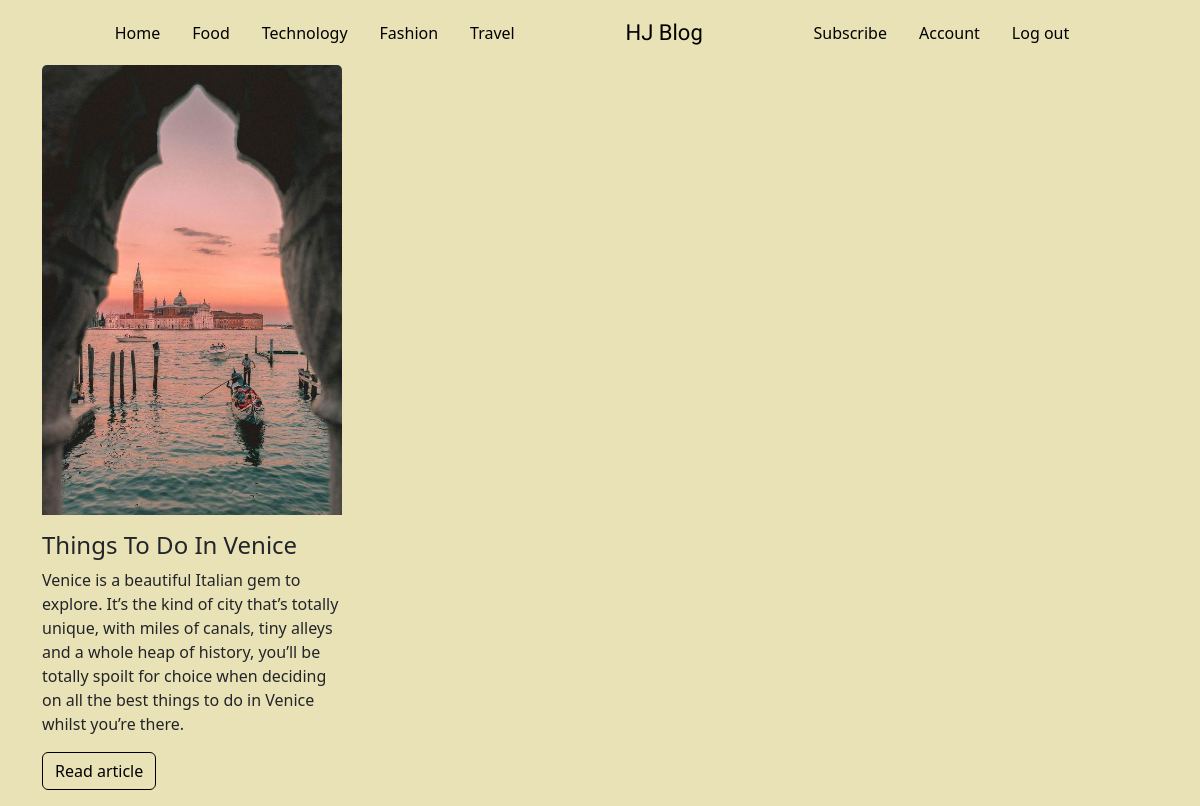
The page /categories/Travel on the database its author committed.
### app/models.py (models this page shows, shortened)
class Posts(db.Model):
  id=db.Column(db.Integer,primary_key=True)
  title=db.Column(db.String,nullable=False)
  description=db.Column(db.String,nullable=False)
  content=db.Column(db.String,nullable=False)
  blog_image=db.Column(db.String,nullable=False,)
  category= db.Column(db.String,nullable=False)
  comments= db.Column(db.String, default='')
  date_created = db.Column(db.DateTime, nullable=False, default=datetime.utcnow)
  user_id = db.Column(db.Integer, db.ForeignKey('user.id'), nullable=False)

### app/posts/routes.py (the view)
@posts.route('/categories/<category>')
def categories(category):
    posts = Posts.query.filter_by(category=category)
    for post in posts:
        image_file= url_for('static',filename='posts/'+post.blog_image)
        post.blog_image= image_file
    return render_template('categories.html', posts=posts)

### app/templates/categories.html
{% extends 'layout.html' %}
{% block body %}
<div class="container">
  <div class="row">
    {% for post in posts %}
    <div class="col-md-4">
        <div class="card mx card-border" style="width:300px">
          <img class="card-img-top" src="{{post.blog_image}}" alt="Card image" style="width:100%">
          <div class="card-body mx-0 px-0">
            <h4 class="card-title mx-0 px-0">{{post.title}}</h4>
            <p class="card-text">{{post.description}}</p>
            <a href="#" class="btn btn-primary homebtn">Read article</a>
          </div>
        </div>
      </div>
    {% endfor %}
  </div>
{% endblock %}

### app/static/main.css (style rules this page uses)
* { margin: 0; padding: 0; box-sizing: border-box; }
body { background-color:#EAE2B7 ; }
.card { background-color: transparent; }
.homebtn { background-color: transparent; border-color: #000000; color:#000000 }
.card-border { border: none !important; }

### rows shown on the page
Posts: blog_image (picture), title "Things To Do In Venice", description "Venice is a beautiful Italian gem to explore. It’s the kind of city that’s totally unique, with miles of canals, tiny alleys and a whole heap of history, you’ll be totally spoilt for choice when deciding on all the best things to do in Venice whilst you’re there."
